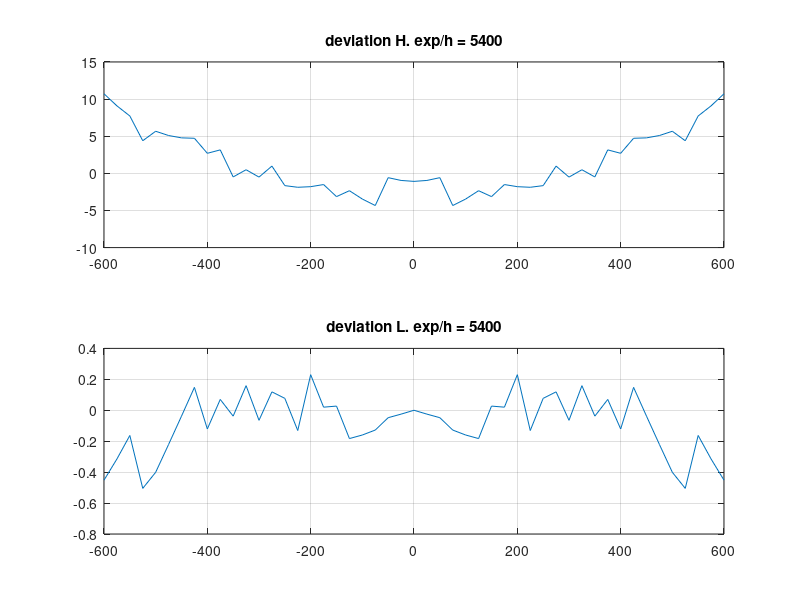
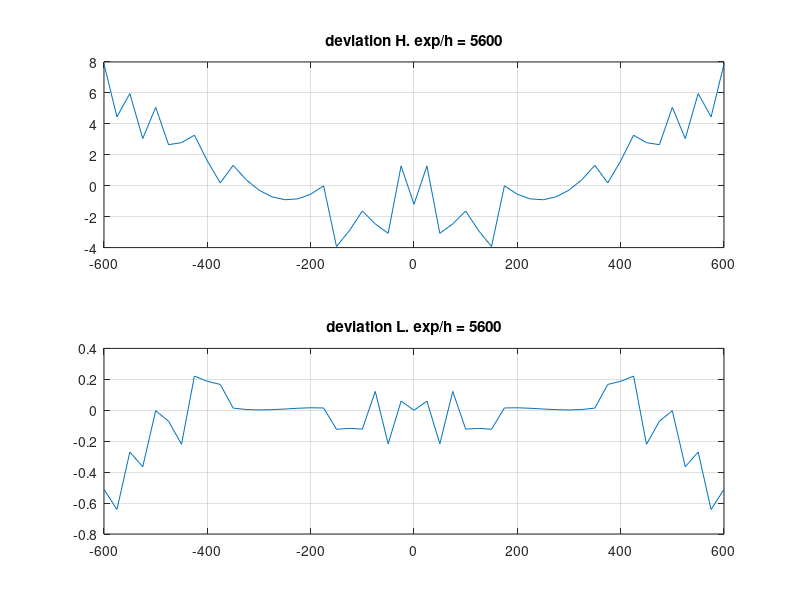
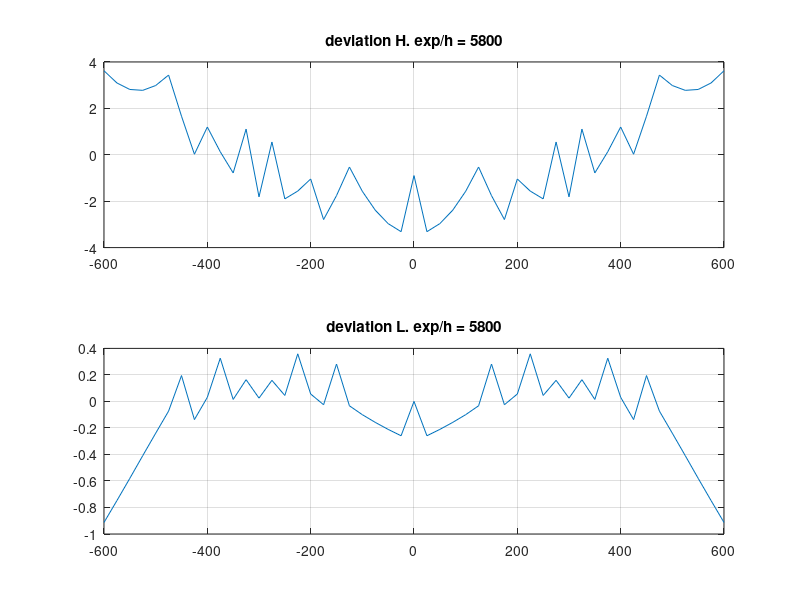
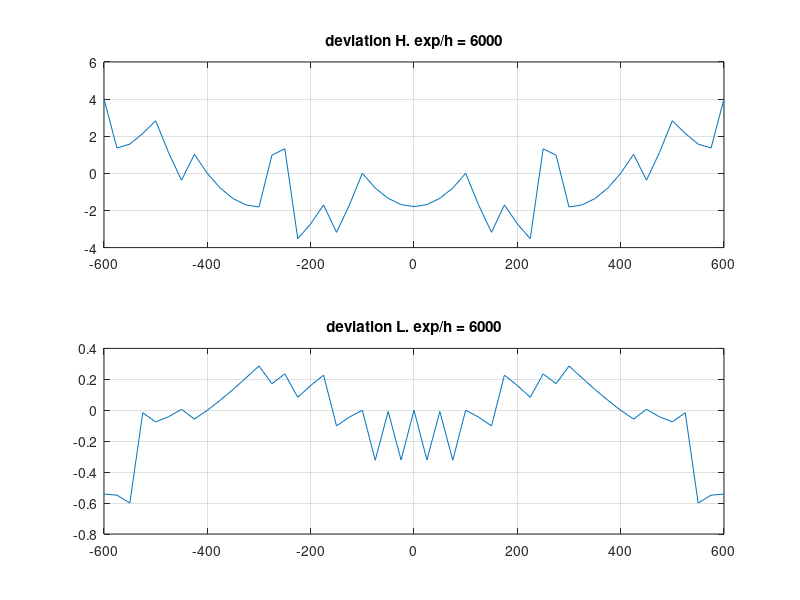

Here is the MATLAB script that generated these plots, in order:
real_l = -600:25:600;

H_5400 = [5410.718,5409.091,5407.727,5404.393,5405.669,5405.095,5404.780,5404.724,5402.700,5403.160,5399.516,5400.486,5399.495,5400.978,5398.346,5398.124,5398.205,5398.491,5396.866,5397.662,5396.540,5395.667,5399.418,5399.044,5398.919,5399.044,5399.418,5395.667,5396.540,5397.662,5396.866,5398.491,5398.205,5398.124,5398.346,5400.978,5399.495,5400.486,5399.516,5403.160,5402.700,5404.724,5404.780,5405.095,5405.669,5404.393,5407.727,5409.091,5410.718];
L_5400 = [-599.548,-574.685,-549.837,-524.495,-499.599,-474.779,-449.962,-425.148,-399.879,-375.070,-349.962,-325.159,-299.935,-275.119,-250.077,-224.869,-200.230,-175.020,-150.027,-124.817,-99.840,-74.872,-49.952,-24.975,0.000,24.975,49.952,74.872,99.840,124.817,150.027,175.020,200.230,224.869,250.077,275.119,299.935,325.159,349.962,375.070,399.879,425.148,449.962,474.779,499.599,524.495,549.837,574.685,599.548];

H_5600 = [5607.870,5604.453,5605.961,5603.049,5605.067,5602.655,5602.784,5603.266,5601.600,5600.181,5601.316,5600.394,5599.715,5599.282,5599.094,5599.149,5599.449,5599.992,5596.069,5597.097,5598.367,5597.532,5596.923,5601.280,5598.801,5601.280,5596.923,5597.532,5598.367,5597.097,5596.069,5599.992,5599.449,5599.149,5599.094,5599.282,5599.715,5600.394,5601.316,5600.181,5601.600,5603.266,5602.784,5602.655,5605.067,5603.049,5605.961,5604.453,5607.870];
L_5600 = [-599.489,-574.358,-549.730,-524.635,-499.997,-474.929,-449.780,-425.221,-400.187,-375.167,-350.014,-325.005,-300.002,-275.004,-250.008,-225.013,-200.016,-175.015,-149.877,-124.883,-99.878,-75.122,-49.783,-25.059,0.000,25.059,49.783,75.122,99.878,124.883,149.877,175.015,200.016,225.013,250.008,275.004,300.002,325.005,350.014,375.167,400.187,425.221,449.780,474.929,499.997,524.635,549.730,574.358,599.489];

H_5800 = [5803.621,5803.096,5802.815,5802.778,5802.985,5803.436,5801.663,5800.025,5801.197,5800.131,5799.218,5801.107,5798.187,5800.551,5798.100,5798.436,5798.957,5797.209,5798.240,5799.473,5798.426,5797.613,5797.033,5796.686,5799.103,5796.686,5797.033,5797.613,5798.426,5799.473,5798.240,5797.209,5798.957,5798.436,5798.100,5800.551,5798.187,5801.107,5799.218,5800.131,5801.197,5800.025,5801.663,5803.436,5802.985,5802.778,5802.815,5803.096,5803.621];
L_5800 = [-599.087,-574.252,-549.420,-524.591,-499.760,-474.927,-450.195,-424.863,-400.031,-375.326,-350.015,-325.164,-300.025,-275.159,-250.045,-225.359,-200.056,-174.975,-150.282,-124.967,-99.900,-74.842,-49.789,-24.741,0.000,24.741,49.789,74.842,99.900,124.967,150.282,174.975,200.056,225.359,250.045,275.159,300.025,325.164,350.015,375.326,400.031,424.863,450.195,474.927,499.760,524.591,549.420,574.252,599.087];

H_6000 = [6004.014,6001.366,6001.576,6002.148,6002.834,6001.117,5999.631,6001.024,6000.000,5999.205,5998.638,5998.299,5998.187,6000.978,6001.324,5996.480,5997.277,5998.300,5996.822,5998.298,6000.000,5999.207,5998.655,5998.316,5998.207,5998.316,5998.655,5999.207,6000.000,5998.298,5996.822,5998.300,5997.277,5996.480,6001.324,6000.978,5998.187,5998.299,5998.638,5999.205,6000.000,6001.024,5999.631,6001.117,6002.834,6002.148,6001.576,6001.366,6004.014];
L_6000 = [-599.458,-574.451,-549.400,-524.984,-499.925,-474.958,-450.006,-424.943,-400.000,-375.065,-350.135,-325.210,-300.286,-275.172,-250.235,-225.084,-200.160,-175.227,-149.899,-124.956,-100.000,-74.677,-49.992,-24.679,0.000,24.679,49.992,74.677,100.000,124.956,149.899,175.227,200.160,225.084,250.235,275.172,300.286,325.210,350.135,375.065,400.000,424.943,450.006,474.958,499.925,524.984,549.400,574.451,599.458];

H_6200 = [6202.489,6200.167,6201.009,6199.140,6200.432,6199.014,6200.756,6199.787,6199.042,6201.454,6201.157,6198.231,6198.377,6198.747,6199.339,6197.287,6198.320,6196.701,6198.174,6196.988,6198.902,6198.147,6200.501,6200.179,6194.278,6200.179,6200.501,6198.147,6198.902,6196.988,6198.174,6196.701,6198.320,6197.287,6199.339,6198.747,6198.377,6198.231,6201.157,6201.454,6199.042,6199.787,6200.756,6199.014,6200.432,6199.140,6201.009,6200.167,6202.489];
L_6200 = [-599.455,-574.274,-549.703,-524.545,-499.970,-474.827,-450.240,-425.105,-399.977,-375.362,-350.231,-325.274,-300.155,-275.035,-249.910,-224.999,-199.873,-174.980,-149.845,-124.963,-99.812,-74.934,-49.759,-24.879,0.000,24.879,49.759,74.934,99.812,124.963,149.845,174.980,199.873,224.999,249.910,275.035,300.155,325.274,350.231,375.362,399.977,425.105,450.240,474.827,499.970,524.545,549.703,574.274,599.455];

H_6400 = [6397.072,6398.207,6399.563,6401.139,6399.807,6398.805,6397.910,6400.361,6396.874,6399.756,6396.694,6400.007,6400.418,6397.995,6398.897,6399.955,6398.166,6396.587,6401.397,6400.240,6399.293,6398.557,6401.117,6397.716,6397.610,6397.716,6401.117,6398.557,6399.293,6400.240,6401.397,6396.587,6398.166,6399.955,6398.897,6397.995,6400.418,6400.007,6396.694,6399.756,6396.874,6400.361,6397.910,6398.805,6399.807,6401.139,6399.563,6398.207,6397.072];
L_6400 = [-599.040,-574.367,-549.684,-524.991,-499.698,-475.095,-449.820,-425.101,-399.966,-375.229,-350.123,-325.361,-300.084,-275.006,-250.409,-225.127,-200.075,-175.036,-150.158,-125.116,-100.083,-75.056,-49.721,-25.017,0.000,25.017,49.721,75.056,100.083,125.116,150.158,175.036,200.075,225.127,250.409,275.006,300.084,325.361,350.123,375.229,399.966,425.101,449.820,475.095,499.698,524.991,549.684,574.367,599.040];

H_6600 = [6598.604,6600.273,6598.955,6597.723,6596.822,6599.343,6598.754,6598.478,6598.405,6598.451,6598.792,6599.262,6600.015,6597.655,6598.814,6600.125,6598.384,6600.157,6598.825,6597.700,6600.081,6599.364,6595.571,6595.263,6595.160,6595.263,6595.571,6599.364,6600.081,6597.700,6598.825,6600.157,6598.384,6600.125,6598.814,6597.655,6600.015,6599.262,6598.792,6598.451,6598.405,6598.478,6598.754,6599.343,6596.822,6597.723,6598.955,6600.273,6598.604];
L_6600 = [-599.391,-574.637,-549.944,-524.557,-499.882,-475.103,-449.725,-425.053,-400.381,-375.009,-350.336,-324.960,-300.279,-275.102,-250.419,-225.027,-199.872,-175.168,-150.024,-124.889,-100.162,-75.029,-50.224,-25.111,0.000,25.111,50.224,75.029,100.162,124.889,150.024,175.168,199.872,225.027,250.419,275.102,300.279,324.960,350.336,375.009,400.381,425.053,449.725,475.103,499.882,524.557,549.944,574.637,599.391];

H_6800 = [6796.649,6798.861,6797.877,6800.507,6796.397,6796.020,6799.268,6799.293,6799.427,6799.855,6796.958,6797.785,6802.264,6799.968,6801.394,6799.498,6797.804,6799.823,6798.528,6800.942,6800.045,6795.865,6795.367,6798.564,6798.464,6798.564,6795.367,6795.865,6800.045,6800.942,6798.528,6799.823,6797.804,6799.498,6801.394,6799.968,6802.264,6797.785,6796.958,6799.855,6799.427,6799.293,6799.268,6796.020,6796.397,6800.507,6797.877,6798.861,6796.649];
L_6800 = [-599.282,-574.504,-549.785,-524.986,-499.644,-474.942,-450.116,-425.404,-399.970,-375.255,-349.993,-325.283,-300.363,-275.119,-250.384,-225.159,-199.948,-175.200,-149.998,-125.230,-100.031,-75.159,-49.983,-25.184,0.000,25.184,49.983,75.159,100.031,125.230,149.998,175.200,199.948,225.159,250.384,275.119,300.363,325.283,349.993,375.255,399.970,425.404,450.116,474.942,499.644,524.986,549.785,574.504,599.282];

H_7000 = [6996.615,6995.772,6998.741,6994.551,6997.924,6997.870,6998.010,6998.246,6998.778,6999.504,6996.687,7001.459,6999.034,7000.536,6998.500,7000.389,6998.741,7001.013,6999.753,6998.689,6997.843,6997.164,6996.679,6996.390,7000.000,6996.390,6996.679,6997.164,6997.843,6998.689,6999.753,7001.013,6998.741,7000.389,6998.500,7000.536,6999.034,7001.459,6996.687,6999.504,6998.778,6998.246,6998.010,6997.870,6997.924,6994.551,6998.741,6995.772,6996.615];
L_7000 = [-599.315,-574.614,-549.841,-524.482,-499.691,-474.992,-450.294,-424.849,-400.146,-375.439,-350.166,-325.263,-300.001,-275.276,-250.033,-225.296,-200.067,-175.314,-150.092,-124.878,-100.413,-75.212,-50.016,-24.822,0.000,24.822,50.016,75.212,100.413,124.878,150.092,175.314,200.067,225.296,250.033,275.276,300.001,325.263,350.166,375.439,400.146,424.849,450.294,474.992,499.691,524.482,549.841,574.614,599.315];
for i = 1:length(real_l)
    H_6000(i) = H_6000(i) - 6000;
    L_6000(i) = abs(L_6000(i)) - abs(real_l(i));
    
    H_5400(i) = H_5400(i) - 5400;
    L_5400(i) = abs(L_5400(i)) - abs(real_l(i));
    
    H_5600(i) = H_5600(i) - 5600;
    L_5600(i) = abs(L_5600(i)) - abs(real_l(i));
    
    H_5800(i) = H_5800(i) - 5800;
    L_5800(i) = abs(L_5800(i)) - abs(real_l(i));
    
    H_6200(i) = H_6200(i) - 6200;
    L_6200(i) = abs(L_6200(i)) - abs(real_l(i));
    
    H_6400(i) = H_6400(i) - 6400;
    L_6400(i) = abs(L_6400(i)) - abs(real_l(i));
    
    H_6600(i) = H_6600(i) - 6600;
    L_6600(i) = abs(L_6600(i)) - abs(real_l(i));
    
    H_6800(i) = H_6800(i) - 6800;
    L_6800(i) = abs(L_6800(i)) - abs(real_l(i));
    
    H_7000(i) = H_7000(i) - 7000;
    L_7000(i) = abs(L_7000(i)) - abs(real_l(i));
    
end
figure(1);
subplot(2,1,1);
plot(real_l, H_5400); grid on; title('deviation H. exp/h = 5400');
subplot(2,1,2);
plot(real_l, L_5400); grid on; title('deviation L. exp/h = 5400'); 

figure(2);
subplot(2,1,1);
plot(real_l, H_5600); grid on; title('deviation H. exp/h = 5600');
subplot(2,1,2);
plot(real_l, L_5600); grid on; title('deviation L. exp/h = 5600'); 

figure(3);
subplot(2,1,1);
plot(real_l, H_5800); grid on; title('deviation H. exp/h = 5800');
subplot(2,1,2);
plot(real_l, L_5800); grid on; title('deviation L. exp/h = 5800'); 

figure(4);
subplot(2,1,1);
plot(real_l, H_6000); grid on; title('deviation H. exp/h = 6000');
subplot(2,1,2);
plot(real_l, L_6000); grid on; title('deviation L. exp/h = 6000'); 

figure(5);
subplot(2,1,1);
plot(real_l, H_6200); grid on; title('deviation H. exp/h = 6200');
subplot(2,1,2);
plot(real_l, L_6200); grid on; title('deviation L. exp/h = 6200'); 

figure(6);
subplot(2,1,1);
plot(real_l, H_6400); grid on; title('deviation H. exp/h = 6400');
subplot(2,1,2);
plot(real_l, L_6400); grid on; title('deviation L. exp/h = 6400'); 

figure(7);
subplot(2,1,1);
plot(real_l, H_6600); grid on; title('deviation H. exp/h = 6600');
subplot(2,1,2);
plot(real_l, L_6600); grid on; title('deviation L. exp/h = 6600'); 

figure(8);
subplot(2,1,1);
plot(real_l, H_6800); grid on; title('deviation H. exp/h = 6800');
subplot(2,1,2);
plot(real_l, L_6800); grid on; title('deviation L. exp/h = 6800'); 

figure(9);
subplot(2,1,1);
plot(real_l, H_7000); grid on; title('deviation H. exp/h = 7000');
subplot(2,1,2);
plot(real_l, L_7000); grid on; title('deviation L. exp/h = 7000'); 